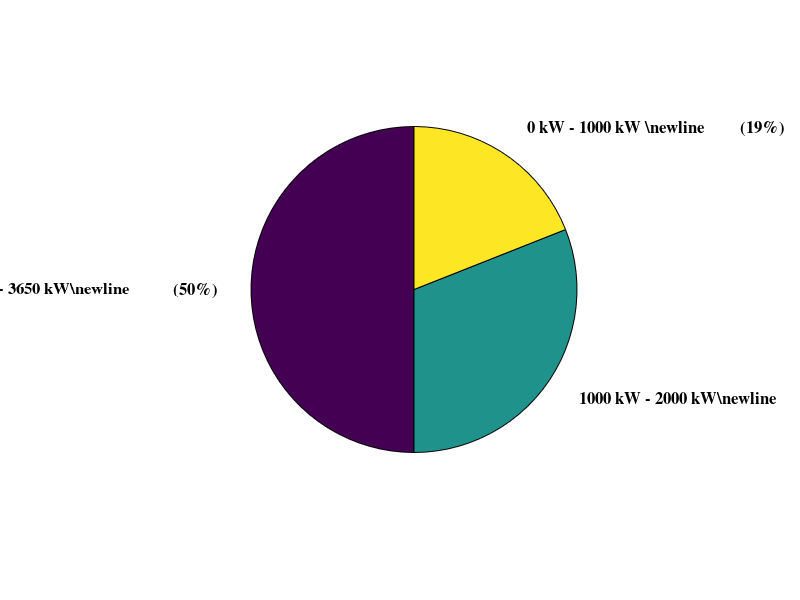

This chart was generated by the following MATLAB code: (Note: this script raises an error after producing the figure.)
clear
clc

% ct: conventional tugboat
ct = [0.50,0.31,0.19];
labels1 = {'\bf 2000 kW - 3650 kW\newline           (50%)','\bf 1000 kW - 2000 kW\newline              (31%)','\bf 0 kW - 1000 kW \newline         (19%)'};
p = pie(ct,labels1);
set(findobj(p,'type','text'),'FontName','times','FontSize',12)  % THIS LINE ADDED
p(1).FaceColor=[0.6,0.62,0.58];
p(3).FaceColor=[0.404, 0.431, 0.388];
p(5).FaceColor=[0.27,0.29,0.27];
title("Conventional Tugboat : \newline   6,385 L (17 t CO_2)\newline  ","FontName",'Times New Roman','FontSize',18)

%%
clear
clc
% ht: hybrid tugboat
ht = [0.50,0.13,0.37];
labels2 = {'\bf 2000 kW - 3650 kW\newline             (80%)','\bf 1000 kW - 2000 kW\newline              (20%)','\bf         BESS \newline Total reduction\newline         (37%)'};
explode = [0,0,1];
p = pie(ht,explode,labels2)
set(findobj(p,'type','text'),'FontName','times','FontSize',12)  % THIS LINE ADDED
p(1).FaceColor=[0.60,0.62,0.58];
p(3).FaceColor=[0.42 0.68 0.87];
p(5).FaceColor=[0.51 0.87 0.46];
p(5).EdgeColor=[0.51 0.87 0.46];
title("  Hybrid Tugboat :\newline4,030 L (10.8 t CO_2)\newline  ","FontName",'Times New Roman','FontSize',18)
